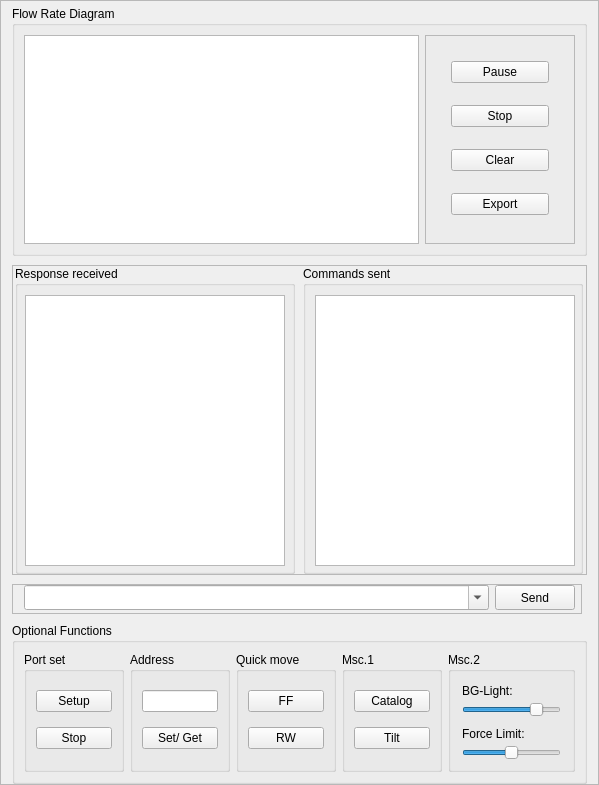
       <widget class="QFrame" name="right_frame">
        <property name="maximumSize">
         <size>
          <width>602</width>
          <height>16777215</height>
         </size>
        </property>
        <property name="frameShape">
         <enum>QFrame::StyledPanel</enum>
        </property>
        <property name="frameShadow">
         <enum>QFrame::Raised</enum>
        </property>
        <layout class="QGridLayout" name="gridLayout_3">
         <property name="topMargin">
          <number>5</number>
         </property>
         <property name="bottomMargin">
          <number>0</number>
         </property>
         <property name="verticalSpacing">
          <number>9</number>
         </property>
         <item row="3" column="0">
          <widget class="QGroupBox" name="groupBox_5">
           <property name="minimumSize">
            <size>
             <width>560</width>
             <height>0</height>
            </size>
           </property>
           <property name="styleSheet">
            <string notr="true">QGroupBox {
	
	font: 10pt &quot;Open Sans&quot;;
}</string>
           </property>
           <property name="title">
            <string>Optional Functions</string>
           </property>
           <layout class="QHBoxLayout" name="horizontalLayout_4">
            <item>
             <widget class="QGroupBox" name="SerialPortGroup">
              <property name="minimumSize">
               <size>
                <width>100</width>
                <height>120</height>
               </size>
              </property>
              <property name="maximumSize">
               <size>
                <width>0</width>
                <height>120</height>
               </size>
              </property>
              <property name="title">
               <string>Port set</string>
              </property>
              <layout class="QVBoxLayout" name="verticalLayout_3">
               <item>
                <widget class="QPushButton" name="port_button">
                 <property name="text">
                  <string>Setup</string>
                 </property>
                </widget>
               </item>
               <item>
                <widget class="QPushButton" name="port_button_stop">
                 <property name="text">
                  <string>Stop</string>
                 </property>
                </widget>
               </item>
              </layout>
             </widget>
            </item>
            <item>
             <widget class="QGroupBox" name="AddressGroup">
              <property name="minimumSize">
               <size>
                <width>100</width>
                <height>0</height>
               </size>
              </property>
              <property name="maximumSize">
               <size>
                <width>100</width>
                <height>120</height>
               </size>
              </property>
              <property name="title">
               <string>Address</string>
              </property>
              <layout class="QVBoxLayout" name="verticalLayout_4">
               <item>
                <widget class="QLineEdit" name="address_input">
                 <property name="minimumSize">
                  <size>
                   <width>50</width>
                   <height>0</height>
                  </size>
                 </property>
                 <property name="maximumSize">
                  <size>
                   <width>120</width>
                   <height>16777215</height>
                  </size>
                 </property>
                </widget>
               </item>
               <item>
                <widget class="QPushButton" name="address_button">
                 <property name="text">
                  <string>Set/ Get</string>
                 </property>
                </widget>
               </item>
              </layout>
             </widget>
            </item>
            <item>
             <widget class="QGroupBox" name="QuickMoveGroup">
              <property name="minimumSize">
               <size>
                <width>100</width>
                <height>0</height>
               </size>
              </property>
              <property name="maximumSize">
               <size>
                <width>100</width>
                <height>120</height>
               </size>
              </property>
              <property name="title">
               <string>Quick move</string>
              </property>
              <layout class="QVBoxLayout" name="verticalLayout_2">
               <item>
                <widget class="QPushButton" name="fast_forward_btn">
                 <property name="minimumSize">
                  <size>
                   <width>50</width>
                   <height>0</height>
                  </size>
                 </property>
                 <property name="maximumSize">
                  <size>
                   <width>120</width>
                   <height>16777215</height>
                  </size>
                 </property>
                 <property name="text">
                  <string>FF</string>
                 </property>
                </widget>
               </item>
               <item>
                <widget class="QPushButton" name="rewinde_btn">
                 <property name="minimumSize">
                  <size>
                   <width>50</width>
                   <height>0</height>
                  </size>
                 </property>
                 <property name="maximumSize">
                  <size>
                   <width>120</width>
                   <height>16777215</height>
                  </size>
                 </property>
                 <property name="text">
                  <string>RW</string>
                 </property>
                </widget>
               </item>
              </layout>
             </widget>
            </item>
            <item>
             <widget class="QGroupBox" name="CatalogGroup">
              <property name="minimumSize">
               <size>
                <width>100</width>
                <height>0</height>
               </size>
              </property>
              <property name="maximumSize">
               <size>
                <width>100</width>
                <height>120</height>
               </size>
              </property>
              <property name="styleSheet">
               <string notr="true">QGroupBox {
	
	font: 10pt &quot;Open Sans&quot;;
}</string>
              </property>
              <property name="title">
               <string>Msc.1</string>
              </property>
              <layout class="QGridLayout" name="gridLayout">
               <item row="1" column="0">
                <widget class="QPushButton" name="tilt_sensor_cali_button">
                 <property name="minimumSize">
                  <size>
                   <width>50</width>
                   <height>0</height>
                  </size>
                 </property>
                 <property name="maximumSize">
                  <size>
                   <width>120</width>
                   <height>16777215</height>
                  </size>
                 </property>
                 <property name="text">
                  <string>Tilt</string>
                 </property>
                </widget>
               </item>
               <item row="0" column="0">
                <widget class="QPushButton" name="catalog_display_button">
                 <property name="minimumSize">
                  <size>
                   <width>50</width>
                   <height>0</height>
                  </size>
                 </property>
                 <property name="maximumSize">
                  <size>
                   <width>120</width>
                   <height>16777215</height>
                  </size>
                 </property>
                 <property name="text">
                  <string>Catalog</string>
                 </property>
                </widget>
               </item>
              </layout>
             </widget>
            </item>
            <item>
             <widget class="QGroupBox" name="BackgroundLightGroup">
              <property name="minimumSize">
               <size>
                <width>0</width>
                <height>0</height>
               </size>
              </property>
              <property name="maximumSize">
               <size>
                <width>200</width>
                <height>120</height>
               </size>
              </property>
              <property name="styleSheet">
               <string notr="true">QGroupBox {
	
	font: 10pt &quot;Open Sans&quot;;
}</string>
              </property>
              <property name="title">
               <string>Msc.2</string>
              </property>
              <layout class="QGridLayout" name="gridLayout_18">
               <property name="leftMargin">
                <number>11</number>
               </property>
               <property name="rightMargin">
                <number>11</number>
               </property>
               <property name="verticalSpacing">
                <number>7</number>
               </property>
               <item row="0" column="1">
                <widget class="QLabel" name="bgLight_Label">
                 <property name="minimumSize">
                  <size>
                   <width>0</width>
                   <height>20</height>
                  </size>
                 </property>
                 <property name="maximumSize">
                  <size>
                   <width>16777215</width>
                   <height>25</height>
                  </size>
                 </property>
                 <property name="text">
                  <string>BG-Light: </string>
                 </property>
                </widget>
               </item>
               <item row="1" column="1">
                <widget class="QSlider" name="bgLight_Slider">
                 <property name="minimumSize">
                  <size>
                   <width>50</width>
                   <height>0</height>
                  </size>
                 </property>
                 <property name="maximumSize">
                  <size>
                   <width>120</width>
                   <height>16777215</height>
                  </size>
                 </property>
                 <property name="minimum">
                  <number>1</number>
                 </property>
                 <property name="maximum">
                  <number>100</number>
                 </property>
                 <property name="value">
                  <number>80</number>
                 </property>
                 <property name="orientation">
                  <enum>Qt::Horizontal</enum>
                 </property>
                 <property name="tickPosition">
                  <enum>QSlider::NoTicks</enum>
                 </property>
                </widget>
               </item>
               <item row="2" column="1">
                <widget class="QLabel" name="forceLimit_Label">
                 <property name="minimumSize">
                  <size>
                   <width>0</width>
                   <height>20</height>
                  </size>
                 </property>
                 <property name="maximumSize">
                  <size>
                   <width>16777215</width>
                   <height>25</height>
                  </size>
                 </property>
                 <property name="styleSheet">
                  <string notr="true">QLabel {
	
	font: 10pt &quot;Open Sans&quot;;
}</string>
                 </property>
                 <property name="text">
                  <string>Force Limit: </string>
                 </property>
                </widget>
               </item>
               <item row="3" column="1">
                <widget class="QSlider" name="forceLimit_Slider">
                 <property name="minimumSize">
                  <size>
                   <width>50</width>
                   <height>0</height>
                  </size>
                 </property>
                 <property name="maximumSize">
                  <size>
                   <width>120</width>
                   <height>16777215</height>
                  </size>
                 </property>
                 <property name="minimum">
                  <number>1</number>
                 </property>
                 <property name="maximum">
                  <number>100</number>
                 </property>
                 <property name="value">
                  <number>50</number>
                 </property>
                 <property name="sliderPosition">
                  <number>50</number>
                 </property>
                 <property name="orientation">
                  <enum>Qt::Horizontal</enum>
                 </property>
                 <property name="invertedAppearance">
                  <bool>false</bool>
                 </property>
                 <property name="tickPosition">
                  <enum>QSlider::NoTicks</enum>
                 </property>
                </widget>
               </item>
              </layout>
             </widget>
            </item>
           </layout>
          </widget>
         </item>
         <item row="0" column="0">
          <widget class="QGroupBox" name="GraphicsViewGroup">
           <property name="minimumSize">
            <size>
             <width>560</width>
             <height>250</height>
            </size>
           </property>
           <property name="maximumSize">
            <size>
             <width>580</width>
             <height>280</height>
            </size>
           </property>
           <property name="sizeIncrement">
            <size>
             <width>0</width>
             <height>0</height>
            </size>
           </property>
           <property name="styleSheet">
            <string notr="true">QGroupBox {
	
	font: 10pt &quot;Open Sans&quot;;
}</string>
           </property>
           <property name="title">
            <string>Flow Rate Diagram</string>
           </property>
           <layout class="QHBoxLayout" name="horizontalLayout_2">
            <item>
             <widget class="QGraphicsView" name="graphicsView">
              <property name="sizePolicy">
               <sizepolicy hsizetype="Preferred" vsizetype="Preferred">
                <horstretch>0</horstretch>
                <verstretch>0</verstretch>
               </sizepolicy>
              </property>
              <property name="cursor" stdset="0">
               <cursorShape>CrossCursor</cursorShape>
              </property>
             </widget>
            </item>
            <item>
             <widget class="QFrame" name="GraphicButtonGroup">
              <property name="minimumSize">
               <size>
                <width>150</width>
                <height>0</height>
               </size>
              </property>
              <property name="maximumSize">
               <size>
                <width>150</width>
                <height>16777215</height>
               </size>
              </property>
              <property name="frameShape">
               <enum>QFrame::StyledPanel</enum>
              </property>
              <property name="frameShadow">
               <enum>QFrame::Raised</enum>
              </property>
              <layout class="QVBoxLayout" name="verticalLayout_5">
               <property name="leftMargin">
                <number>25</number>
               </property>
               <property name="rightMargin">
                <number>25</number>
               </property>
               <item>
                <widget class="QPushButton" name="Pause_button">
                 <property name="styleSheet">
                  <string notr="true"/>
                 </property>
                 <property name="text">
                  <string>Pause</string>
                 </property>
                </widget>
               </item>
               <item>
                <widget class="QPushButton" name="Stop_button">
                 <property name="text">
                  <string>Stop</string>
                 </property>
                </widget>
               </item>
               <item>
                <widget class="QPushButton" name="Reset_button">
                 <property name="text">
                  <string>Clear</string>
                 </property>
                </widget>
               </item>
               <item>
                <widget class="QPushButton" name="Export_button">
                 <property name="text">
                  <string>Export</string>
                 </property>
                </widget>
               </item>
              </layout>
             </widget>
            </item>
           </layout>
          </widget>
         </item>
         <item row="1" column="0">
          <widget class="QFrame" name="frame_3">
           <property name="minimumSize">
            <size>
             <width>575</width>
             <height>310</height>
            </size>
           </property>
           <property name="styleSheet">
            <string notr="true">QGroupBox {
	
	font: 10pt &quot;Open Sans&quot;;
}</string>
           </property>
           <property name="frameShape">
            <enum>QFrame::StyledPanel</enum>
           </property>
           <property name="frameShadow">
            <enum>QFrame::Raised</enum>
           </property>
           <layout class="QGridLayout" name="gridLayout_11">
            <property name="leftMargin">
             <number>0</number>
            </property>
            <property name="topMargin">
             <number>0</number>
            </property>
            <property name="rightMargin">
             <number>0</number>
            </property>
            <property name="bottomMargin">
             <number>0</number>
            </property>
            <item row="0" column="0">
             <widget class="QGroupBox" name="ReceivedDataGroup">
              <property name="minimumSize">
               <size>
                <width>280</width>
                <height>150</height>
               </size>
              </property>
              <property name="maximumSize">
               <size>
                <width>280</width>
                <height>16777215</height>
               </size>
              </property>
              <property name="sizeIncrement">
               <size>
                <width>0</width>
                <height>0</height>
               </size>
              </property>
              <property name="layoutDirection">
               <enum>Qt::LeftToRight</enum>
              </property>
              <property name="title">
               <string>Response received</string>
              </property>
              <layout class="QGridLayout" name="gridLayout_14">
               <property name="leftMargin">
                <number>0</number>
               </property>
               <property name="topMargin">
                <number>9</number>
               </property>
               <property name="rightMargin">
                <number>0</number>
               </property>
               <property name="bottomMargin">
                <number>5</number>
               </property>
               <property name="horizontalSpacing">
                <number>0</number>
               </property>
               <item row="0" column="0">
                <widget class="QTextEdit" name="Response_from_pump">
                 <property name="minimumSize">
                  <size>
                   <width>260</width>
                   <height>100</height>
                  </size>
                 </property>
                 <property name="maximumSize">
                  <size>
                   <width>260</width>
                   <height>350</height>
                  </size>
                 </property>
                 <property name="font">
                  <font>
                   <family>Courier New</family>
                   <pointsize>9</pointsize>
                   <weight>7</weight>
                   <italic>false</italic>
                   <bold>false</bold>
                  </font>
                 </property>
                 <property name="layoutDirection">
                  <enum>Qt::LeftToRight</enum>
                 </property>
                 <property name="styleSheet">
                  <string notr="true">QTextEdit {
	font-family:Courier New;
	font-size: 10 pt;
}</string>
                 </property>
                 <property name="readOnly">
                  <bool>true</bool>
                 </property>
                 <property name="textInteractionFlags">
                  <set>Qt::LinksAccessibleByKeyboard|Qt::LinksAccessibleByMouse|Qt::TextBrowserInteraction|Qt::TextSelectableByKeyboard|Qt::TextSelectableByMouse</set>
                 </property>
                </widget>
               </item>
              </layout>
             </widget>
            </item>
            <item row="0" column="1">
             <widget class="QGroupBox" name="SentDataGroup">
              <property name="minimumSize">
               <size>
                <width>280</width>
                <height>160</height>
               </size>
              </property>
              <property name="maximumSize">
               <size>
                <width>280</width>
                <height>16777215</height>
               </size>
              </property>
              <property name="sizeIncrement">
               <size>
                <width>0</width>
                <height>0</height>
               </size>
              </property>
              <property name="styleSheet">
               <string notr="true">QGroupBox {
	
	font: 10pt &quot;Open Sans&quot;;
}</string>
              </property>
              <property name="title">
               <string>Commands sent</string>
              </property>
              <layout class="QGridLayout" name="gridLayout_15">
               <property name="leftMargin">
                <number>9</number>
               </property>
               <property name="topMargin">
                <number>9</number>
               </property>
               <property name="bottomMargin">
                <number>5</number>
               </property>
               <property name="verticalSpacing">
                <number>5</number>
               </property>
               <item row="0" column="0">
                <widget class="QTextEdit" name="commands_sent">
                 <property name="enabled">
                  <bool>true</bool>
                 </property>
                 <property name="minimumSize">
                  <size>
                   <width>260</width>
                   <height>70</height>
                  </size>
                 </property>
                 <property name="maximumSize">
                  <size>
                   <width>260</width>
                   <height>350</height>
                  </size>
                 </property>
                 <property name="mouseTracking">
                  <bool>false</bool>
                 </property>
                 <property name="acceptDrops">
                  <bool>false</bool>
                 </property>
                 <property name="styleSheet">
                  <string notr="true">QTextEdit {
	font-family:Courier New;
	font-size: 10 pt;
}</string>
                 </property>
                 <property name="readOnly">
                  <bool>true</bool>
                 </property>
                 <property name="textInteractionFlags">
                  <set>Qt::LinksAccessibleByKeyboard|Qt::LinksAccessibleByMouse|Qt::TextBrowserInteraction|Qt::TextSelectableByKeyboard|Qt::TextSelectableByMouse</set>
                 </property>
                </widget>
               </item>
              </layout>
             </widget>
            </item>
           </layout>
          </widget>
         </item>
         <item row="2" column="0">
          <widget class="QFrame" name="frame_13">
           <property name="minimumSize">
            <size>
             <width>570</width>
             <height>30</height>
            </size>
           </property>
           <property name="maximumSize">
            <size>
             <width>260</width>
             <height>30</height>
            </size>
           </property>
           <property name="frameShape">
            <enum>QFrame::StyledPanel</enum>
           </property>
           <property name="frameShadow">
            <enum>QFrame::Raised</enum>
           </property>
           <layout class="QGridLayout" name="gridLayout_12">
            <property name="leftMargin">
             <number>11</number>
            </property>
            <property name="topMargin">
             <number>0</number>
            </property>
            <property name="rightMargin">
             <number>6</number>
            </property>
            <property name="bottomMargin">
             <number>3</number>
            </property>
            <property name="horizontalSpacing">
             <number>6</number>
            </property>
            <item row="0" column="1">
             <widget class="QPushButton" name="data_sent_send_button">
              <property name="minimumSize">
               <size>
                <width>0</width>
                <height>25</height>
               </size>
              </property>
              <property name="maximumSize">
               <size>
                <width>80</width>
                <height>25</height>
               </size>
              </property>
              <property name="sizeIncrement">
               <size>
                <width>0</width>
                <height>0</height>
               </size>
              </property>
              <property name="baseSize">
               <size>
                <width>0</width>
                <height>0</height>
               </size>
              </property>
              <property name="text">
               <string>Send</string>
              </property>
             </widget>
            </item>
            <item row="0" column="0">
             <widget class="QComboBox" name="lineEdit_send_toPump">
              <property name="minimumSize">
               <size>
                <width>460</width>
                <height>25</height>
               </size>
              </property>
              <property name="maximumSize">
               <size>
                <width>500</width>
                <height>25</height>
               </size>
              </property>
              <property name="editable">
               <bool>true</bool>
              </property>
             </widget>
            </item>
           </layout>
          </widget>
         </item>
        </layout>
       </widget>
